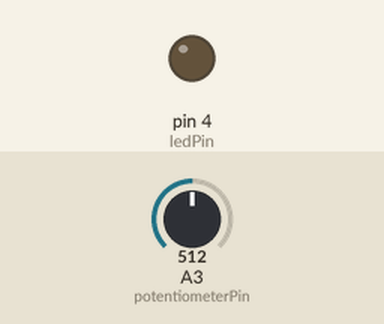
This sketch was run on a simulated Arduino Uno, built with avr-gcc and run on an emulated ATmega328P. Parts: output pins drawn as LEDs (lit = HIGH). The test bench sets the inputs (shaded band); at power-on: A3 (potentiometerPin) = 512.

Above: at 1.2 s.
1.3 s: A3 (potentiometerPin) set to 531
At 2.5 s:
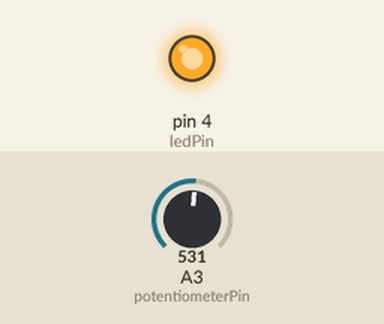
2.8 s: A3 (potentiometerPin) set to 511
At 3.8 s:
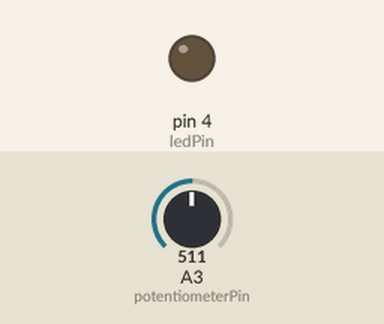
4.3 s: A3 (potentiometerPin) set to 716
At 4.9 s:
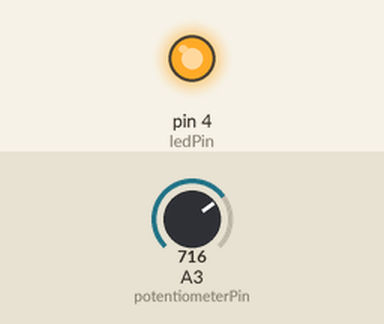
Timing chart, 0 to 7.3 s (numbered marks = the images above; inputs shaded):
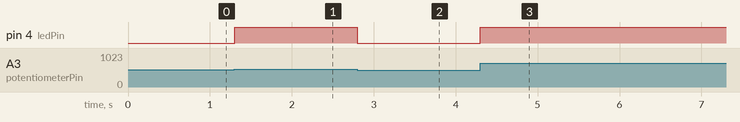

The sketch:

PotentiometerFade.ino
```cpp
const int potentiometerPin = 3, ledPin = 4;
int potentiometerReading, ledValue;

void setup()
{
  pinMode(potentiometerPin, INPUT);
  pinMode(ledPin, OUTPUT);
}

void loop()
{
  potentiometerReading = analogRead(potentiometerPin);
  ledValue = map(potentiometerReading, 0, 1023, 0, 255);
  analogWrite(ledPin, ledValue);
}
```

Measured:
- the behaviour switches between 513 and 514 on A3 (potentiometerPin) (found by bisection; images 0 and 1)
- after the input at 1.3 s, pin 4 (ledPin): LOW → HIGH at once
- after the input at 2.8 s, pin 4 (ledPin): HIGH → LOW at once
- after the input at 4.3 s, pin 4 (ledPin): LOW → HIGH at once
